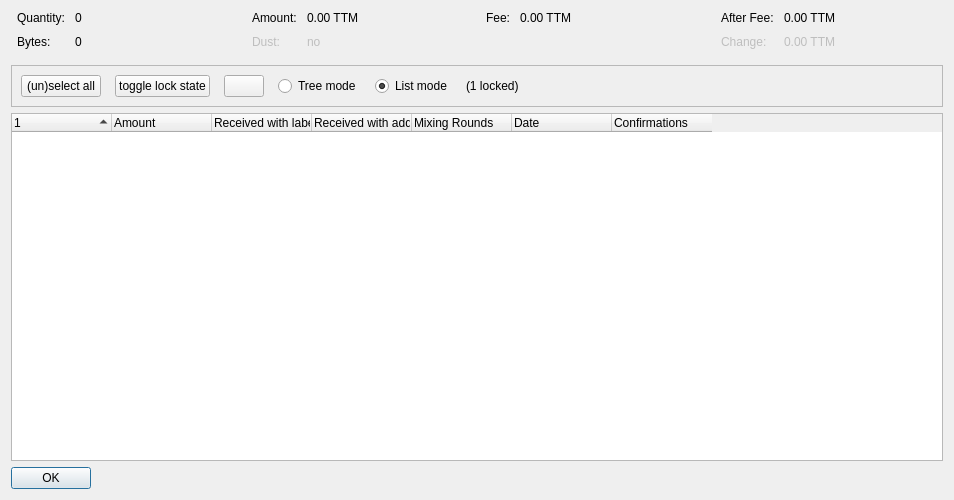
<?xml version="1.0" encoding="UTF-8"?>
<ui version="4.0">
 <class>CoinControlDialog</class>
 <widget class="QDialog" name="CoinControlDialog">
  <property name="geometry">
   <rect>
    <x>0</x>
    <y>0</y>
    <width>954</width>
    <height>500</height>
   </rect>
  </property>
  <property name="windowTitle">
   <string>Coin Selection</string>
  </property>
  <layout class="QVBoxLayout" name="verticalLayout">
   <item>
    <layout class="QHBoxLayout" name="horizontalLayoutTop" stretch="0,0,0,0">
     <property name="topMargin">
      <number>0</number>
     </property>
     <property name="bottomMargin">
      <number>10</number>
     </property>
     <item>
      <layout class="QFormLayout" name="formLayoutCoinControl1">
       <property name="horizontalSpacing">
        <number>10</number>
       </property>
       <property name="verticalSpacing">
        <number>10</number>
       </property>
       <property name="leftMargin">
        <number>6</number>
       </property>
       <property name="rightMargin">
        <number>6</number>
       </property>
       <item row="0" column="0">
        <widget class="QLabel" name="labelCoinControlQuantityText">
         <property name="text">
          <string>Quantity:</string>
         </property>
        </widget>
       </item>
       <item row="0" column="1">
        <widget class="QLabel" name="labelCoinControlQuantity">
         <property name="cursor">
          <cursorShape>IBeamCursor</cursorShape>
         </property>
         <property name="contextMenuPolicy">
          <enum>Qt::ActionsContextMenu</enum>
         </property>
         <property name="text">
          <string notr="true">0</string>
         </property>
         <property name="textInteractionFlags">
          <set>Qt::LinksAccessibleByMouse|Qt::TextSelectableByKeyboard|Qt::TextSelectableByMouse</set>
         </property>
        </widget>
       </item>
       <item row="1" column="0">
        <widget class="QLabel" name="labelCoinControlBytesText">
         <property name="text">
          <string>Bytes:</string>
         </property>
        </widget>
       </item>
       <item row="1" column="1">
        <widget class="QLabel" name="labelCoinControlBytes">
         <property name="cursor">
          <cursorShape>IBeamCursor</cursorShape>
         </property>
         <property name="contextMenuPolicy">
          <enum>Qt::ActionsContextMenu</enum>
         </property>
         <property name="text">
          <string notr="true">0</string>
         </property>
         <property name="textInteractionFlags">
          <set>Qt::LinksAccessibleByMouse|Qt::TextSelectableByKeyboard|Qt::TextSelectableByMouse</set>
         </property>
        </widget>
       </item>
      </layout>
     </item>
     <item>
      <layout class="QFormLayout" name="formLayoutCoinControl2">
       <property name="horizontalSpacing">
        <number>10</number>
       </property>
       <property name="verticalSpacing">
        <number>10</number>
       </property>
       <property name="leftMargin">
        <number>6</number>
       </property>
       <property name="rightMargin">
        <number>6</number>
       </property>
       <item row="0" column="0">
        <widget class="QLabel" name="labelCoinControlAmountText">
         <property name="text">
          <string>Amount:</string>
         </property>
        </widget>
       </item>
       <item row="0" column="1">
        <widget class="QLabel" name="labelCoinControlAmount">
         <property name="cursor">
          <cursorShape>IBeamCursor</cursorShape>
         </property>
         <property name="contextMenuPolicy">
          <enum>Qt::ActionsContextMenu</enum>
         </property>
         <property name="text">
          <string notr="true">0.00 TTM</string>
         </property>
         <property name="textInteractionFlags">
          <set>Qt::LinksAccessibleByMouse|Qt::TextSelectableByKeyboard|Qt::TextSelectableByMouse</set>
         </property>
        </widget>
       </item>
       <item row="1" column="0">
        <widget class="QLabel" name="labelCoinControlLowOutputText">
         <property name="enabled">
          <bool>false</bool>
         </property>
         <property name="text">
          <string>Dust:</string>
         </property>
        </widget>
       </item>
       <item row="1" column="1">
        <widget class="QLabel" name="labelCoinControlLowOutput">
         <property name="enabled">
          <bool>false</bool>
         </property>
         <property name="cursor">
          <cursorShape>IBeamCursor</cursorShape>
         </property>
         <property name="contextMenuPolicy">
          <enum>Qt::ActionsContextMenu</enum>
         </property>
         <property name="text">
          <string notr="true">no</string>
         </property>
         <property name="textInteractionFlags">
          <set>Qt::LinksAccessibleByMouse|Qt::TextSelectableByKeyboard|Qt::TextSelectableByMouse</set>
         </property>
        </widget>
       </item>
      </layout>
     </item>
     <item>
      <layout class="QFormLayout" name="formLayoutCoinControl3">
       <property name="horizontalSpacing">
        <number>10</number>
       </property>
       <property name="verticalSpacing">
        <number>10</number>
       </property>
       <property name="leftMargin">
        <number>6</number>
       </property>
       <property name="rightMargin">
        <number>6</number>
       </property>
       <item row="0" column="0">
        <widget class="QLabel" name="labelCoinControlFeeText">
         <property name="text">
          <string>Fee:</string>
         </property>
        </widget>
       </item>
       <item row="0" column="1">
        <widget class="QLabel" name="labelCoinControlFee">
         <property name="cursor">
          <cursorShape>IBeamCursor</cursorShape>
         </property>
         <property name="contextMenuPolicy">
          <enum>Qt::ActionsContextMenu</enum>
         </property>
         <property name="text">
          <string notr="true">0.00 TTM</string>
         </property>
         <property name="textInteractionFlags">
          <set>Qt::LinksAccessibleByMouse|Qt::TextSelectableByKeyboard|Qt::TextSelectableByMouse</set>
         </property>
        </widget>
       </item>
      </layout>
     </item>
     <item>
      <layout class="QFormLayout" name="formLayoutCoinControl4">
       <property name="horizontalSpacing">
        <number>10</number>
       </property>
       <property name="verticalSpacing">
        <number>10</number>
       </property>
       <property name="leftMargin">
        <number>6</number>
       </property>
       <property name="rightMargin">
        <number>6</number>
       </property>
       <item row="0" column="0">
        <widget class="QLabel" name="labelCoinControlAfterFeeText">
         <property name="text">
          <string>After Fee:</string>
         </property>
        </widget>
       </item>
       <item row="0" column="1">
        <widget class="QLabel" name="labelCoinControlAfterFee">
         <property name="cursor">
          <cursorShape>IBeamCursor</cursorShape>
         </property>
         <property name="contextMenuPolicy">
          <enum>Qt::ActionsContextMenu</enum>
         </property>
         <property name="text">
          <string notr="true">0.00 TTM</string>
         </property>
         <property name="textInteractionFlags">
          <set>Qt::LinksAccessibleByMouse|Qt::TextSelectableByKeyboard|Qt::TextSelectableByMouse</set>
         </property>
        </widget>
       </item>
       <item row="1" column="0">
        <widget class="QLabel" name="labelCoinControlChangeText">
         <property name="enabled">
          <bool>false</bool>
         </property>
         <property name="text">
          <string>Change:</string>
         </property>
        </widget>
       </item>
       <item row="1" column="1">
        <widget class="QLabel" name="labelCoinControlChange">
         <property name="enabled">
          <bool>false</bool>
         </property>
         <property name="cursor">
          <cursorShape>IBeamCursor</cursorShape>
         </property>
         <property name="contextMenuPolicy">
          <enum>Qt::ActionsContextMenu</enum>
         </property>
         <property name="text">
          <string notr="true">0.00 TTM</string>
         </property>
         <property name="textInteractionFlags">
          <set>Qt::LinksAccessibleByMouse|Qt::TextSelectableByKeyboard|Qt::TextSelectableByMouse</set>
         </property>
        </widget>
       </item>
      </layout>
     </item>
    </layout>
   </item>
   <item>
    <widget class="QFrame" name="frame">
     <property name="minimumSize">
      <size>
       <width>0</width>
       <height>40</height>
      </size>
     </property>
     <property name="frameShape">
      <enum>QFrame::StyledPanel</enum>
     </property>
     <property name="frameShadow">
      <enum>QFrame::Sunken</enum>
     </property>
     <layout class="QHBoxLayout" name="horizontalLayout">
      <item>
       <layout class="QHBoxLayout" name="horizontalLayoutPanel" stretch="0,0,0,0,0,0,0">
        <property name="spacing">
         <number>14</number>
        </property>
        <item>
         <widget class="QPushButton" name="pushButtonSelectAll">
          <property name="sizePolicy">
           <sizepolicy hsizetype="Maximum" vsizetype="Fixed">
            <horstretch>0</horstretch>
            <verstretch>0</verstretch>
           </sizepolicy>
          </property>
          <property name="text">
           <string>(un)select all</string>
          </property>
          <property name="autoDefault">
           <bool>false</bool>
          </property>
         </widget>
        </item>
        <item>
         <widget class="QPushButton" name="pushButtonToggleLock">
          <property name="sizePolicy">
           <sizepolicy hsizetype="Maximum" vsizetype="Fixed">
            <horstretch>0</horstretch>
            <verstretch>0</verstretch>
           </sizepolicy>
          </property>
          <property name="text">
           <string>toggle lock state</string>
          </property>
          <property name="autoDefault">
           <bool>false</bool>
          </property>
         </widget>
        </item>
        <item>
         <widget class="QPushButton" name="hideButton">
          <property name="sizePolicy">
           <sizepolicy hsizetype="Maximum" vsizetype="Fixed">
            <horstretch>0</horstretch>
            <verstretch>0</verstretch>
           </sizepolicy>
          </property>
          <property name="text">
           <string/>
          </property>
          <property name="autoDefault">
           <bool>false</bool>
          </property>
         </widget>
        </item>
        <item>
         <widget class="QRadioButton" name="radioTreeMode">
          <property name="sizePolicy">
           <sizepolicy hsizetype="Maximum" vsizetype="Fixed">
            <horstretch>0</horstretch>
            <verstretch>0</verstretch>
           </sizepolicy>
          </property>
          <property name="text">
           <string>Tree mode</string>
          </property>
         </widget>
        </item>
        <item>
         <widget class="QRadioButton" name="radioListMode">
          <property name="sizePolicy">
           <sizepolicy hsizetype="Maximum" vsizetype="Fixed">
            <horstretch>0</horstretch>
            <verstretch>0</verstretch>
           </sizepolicy>
          </property>
          <property name="text">
           <string>List mode</string>
          </property>
          <property name="checked">
           <bool>true</bool>
          </property>
         </widget>
        </item>
        <item>
         <widget class="QLabel" name="labelLocked">
          <property name="text">
           <string>(1 locked)</string>
          </property>
         </widget>
        </item>
        <item>
         <spacer name="horizontalSpacer">
          <property name="orientation">
           <enum>Qt::Horizontal</enum>
          </property>
          <property name="sizeHint" stdset="0">
           <size>
            <width>40</width>
            <height>20</height>
           </size>
          </property>
         </spacer>
        </item>
       </layout>
      </item>
     </layout>
    </widget>
   </item>
   <item>
    <widget class="CoinControlTreeWidget" name="treeWidget">
     <property name="contextMenuPolicy">
      <enum>Qt::CustomContextMenu</enum>
     </property>
     <property name="sortingEnabled">
      <bool>false</bool>
     </property>
     <property name="columnCount">
      <number>7</number>
     </property>
     <attribute name="headerShowSortIndicator" stdset="0">
      <bool>true</bool>
     </attribute>
     <attribute name="headerStretchLastSection">
      <bool>false</bool>
     </attribute>
     <column>
      <property name="text">
       <string/>
      </property>
     </column>
     <column>
      <property name="text">
       <string>Amount</string>
      </property>
     </column>
     <column>
      <property name="text">
       <string>Received with label</string>
      </property>
     </column>
     <column>
      <property name="text">
       <string>Received with address</string>
      </property>
     </column>
     <column>
      <property name="text">
       <string>Mixing Rounds</string>
      </property>
     </column>
     <column>
      <property name="text">
       <string>Date</string>
      </property>
     </column>
     <column>
      <property name="text">
       <string>Confirmations</string>
      </property>
      <property name="toolTip">
       <string>Confirmed</string>
      </property>
     </column>
    </widget>
   </item>
   <item>
    <widget class="QDialogButtonBox" name="buttonBox">
     <property name="sizePolicy">
      <sizepolicy hsizetype="Maximum" vsizetype="Fixed">
       <horstretch>0</horstretch>
       <verstretch>0</verstretch>
      </sizepolicy>
     </property>
     <property name="orientation">
      <enum>Qt::Horizontal</enum>
     </property>
     <property name="standardButtons">
      <set>QDialogButtonBox::Ok</set>
     </property>
    </widget>
   </item>
  </layout>
 </widget>
 <customwidgets>
  <customwidget>
   <class>CoinControlTreeWidget</class>
   <extends>QTreeWidget</extends>
   <header>qt/coincontroltreewidget.h</header>
  </customwidget>
 </customwidgets>
 <resources/>
 <connections/>
</ui>
